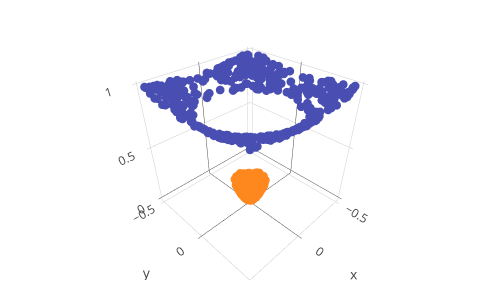

The notebook cell this image was saved under:
### Markdown cell above
## Plot the data in 3D

### Code cell
upper_plot = go.Scatter3d(
    x = upper_points[:, 0],
    y = upper_points[:, 1],
    z = upper_points[:, 2],
    mode = 'markers',
    marker = {'size': 3, 'color': upper_color}
)
lower_plot = go.Scatter3d(
    x = lower_points[:, 0],
    y = lower_points[:, 1],
    z = lower_points[:, 2],
    mode = 'markers',
    marker = {'size': 3, 'color': lower_color}
)
data = [upper_plot, lower_plot]
iplot(go.Figure(data=data, layout=layout), config=config)

### Figure 1 — Plotly figure (JSON) as saved in the notebook; plotly's stock layout.template omitted (floating-point values rounded to 4 significant figures; data arrays with more than 128 entries replaced by an {"elided": "..."} marker saying what was removed)
{"data": [{"marker": {"color": "#494EB2", "size": 3}, "mode": "markers", "type": "scatter3d", "x": {"elided": "400 float values"}, "y": {"elided": "400 float values"}, "z": {"elided": "400 float values"}}, {"marker": {"color": "#FF881E", "size": 3}, "mode": "markers", "type": "scatter3d", "x": {"elided": "400 float values"}, "y": {"elided": "400 float values"}, "z": {"elided": "400 float values"}}], "layout": {"height": 300, "margin": {"b": 20, "l": 100, "r": 100, "t": 20}, "showlegend": false, "width": 500}}
